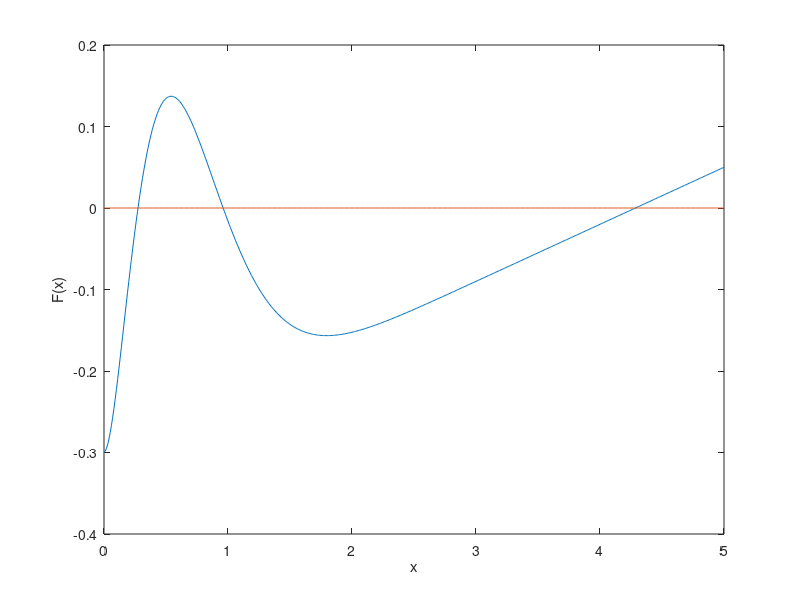

MATLAB code to generate this figure:
x=0:0.01:5;
y=10*sin(1*x).^2.*exp(-7*x/2) + (x*0.07)-0.3;
y0=zeros(1,length(x));
plot(x,y,x,y0)
xlabel('x')
ylabel('F(x)')
user_input=input('Value of Roots(insert in matrix form):');
fsolve(@(x)(10*sin(1*x).^2.*exp(-7*x/2) + 0.07*x-0.3),user_input)
